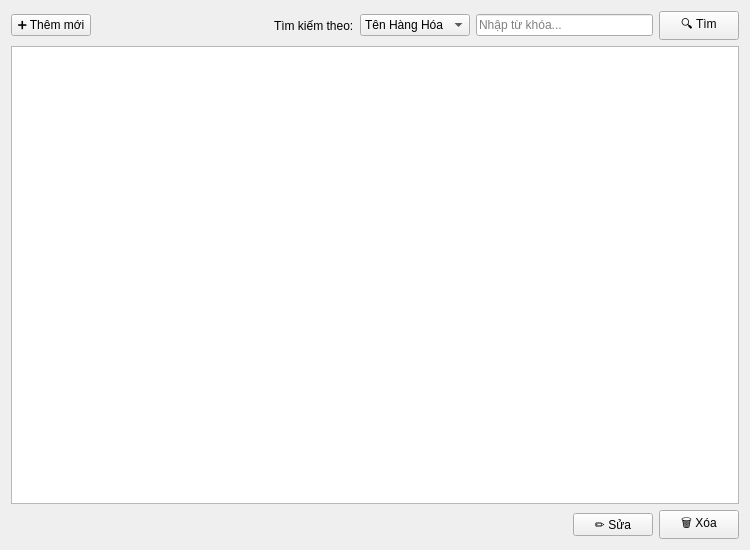
<?xml version="1.0" encoding="UTF-8"?>
<ui version="4.0">
 <class>ProductManagementWidget</class>
 <widget class="QWidget" name="ProductManagementWidget">
  <property name="geometry">
   <rect>
    <x>0</x>
    <y>0</y>
    <width>750</width>
    <height>550</height>
   </rect>
  </property>
  <property name="windowTitle">
   <string>Form</string>
  </property>
  <layout class="QVBoxLayout" name="verticalLayout">
   <item>
    <widget class="QWidget" name="toolBarWidget" native="true">
     <layout class="QHBoxLayout" name="horizontalLayout">
      <property name="leftMargin">
       <number>0</number>
      </property>
      <property name="topMargin">
       <number>0</number>
      </property>
      <property name="rightMargin">
       <number>0</number>
      </property>
      <property name="bottomMargin">
       <number>0</number>
      </property>
      <item>
       <widget class="QPushButton" name="addButton">
        <property name="text">
         <string>➕ Thêm mới</string>
        </property>
       </widget>
      </item>
      <item>
       <spacer name="horizontalSpacer_2">
        <property name="orientation">
         <enum>Qt::Horizontal</enum>
        </property>
        <property name="sizeType">
         <enum>QSizePolicy::Expanding</enum>
        </property>
        <property name="sizeHint" stdset="0">
         <size>
          <width>40</width>
          <height>20</height>
         </size>
        </property>
       </spacer>
      </item>
      <item>
       <widget class="QLabel" name="label">
        <property name="text">
         <string>Tìm kiếm theo:</string>
        </property>
       </widget>
      </item>
      <item>
       <widget class="QComboBox" name="searchCriteriaComboBox">
        <item>
         <property name="text">
          <string>Tên Hàng Hóa</string>
         </property>
        </item>
        <item>
         <property name="text">
          <string>Mã Hàng Hóa</string>
         </property>
        </item>
       </widget>
      </item>
      <item>
       <widget class="QLineEdit" name="searchLineEdit">
        <property name="placeholderText">
         <string>Nhập từ khóa...</string>
        </property>
       </widget>
      </item>
      <item>
       <widget class="QPushButton" name="searchButton">
        <property name="text">
         <string>🔍 Tìm</string>
        </property>
       </widget>
      </item>
     </layout>
    </widget>
   </item>
   <item>
    <widget class="QTableWidget" name="productTable">
     <property name="editTriggers">
      <set>QAbstractItemView::NoEditTriggers</set>
     </property>
     <property name="selectionBehavior">
      <enum>QAbstractItemView::SelectRows</enum>
     </property>
     <property name="alternatingRowColors">
      <bool>true</bool>
     </property>
    </widget>
   </item>
   <item>
    <widget class="QWidget" name="actionButtonsWidget" native="true">
     <layout class="QHBoxLayout" name="horizontalLayout_2">
      <property name="leftMargin">
       <number>0</number>
      </property>
      <property name="topMargin">
       <number>0</number>
      </property>
      <property name="rightMargin">
       <number>0</number>
      </property>
      <property name="bottomMargin">
       <number>0</number>
      </property>
      <item>
       <spacer name="horizontalSpacer">
        <property name="orientation">
         <enum>Qt::Horizontal</enum>
        </property>
        <property name="sizeHint" stdset="0">
         <size>
          <width>40</width>
          <height>20</height>
         </size>
        </property>
       </spacer>
      </item>
      <item>
       <widget class="QPushButton" name="editButton">
        <property name="text">
         <string>✏️ Sửa</string>
        </property>
       </widget>
      </item>
      <item>
       <widget class="QPushButton" name="deleteButton">
        <property name="text">
         <string>🗑️ Xóa</string>
        </property>
       </widget>
      </item>
     </layout>
    </widget>
   </item>
  </layout>
 </widget>
 <resources/>
 <connections/>
</ui>
